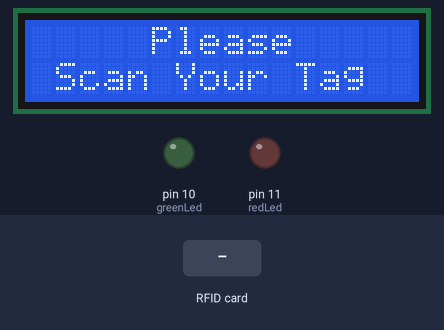
The sketch below on a simulated Arduino Mega 2560, built with avr-gcc and run on an emulated ATmega2560. Shown: 16×2 character LCD, output pins drawn as LEDs (lit = HIGH). The inputs (shaded band) are chosen by the test bench. Pins used as bus, display or sensor lines are not drawn.

Above: at 1.3 s.
1.4 s: RFID card 5E 7A 19 C4 held to the reader
At 2.0 s:
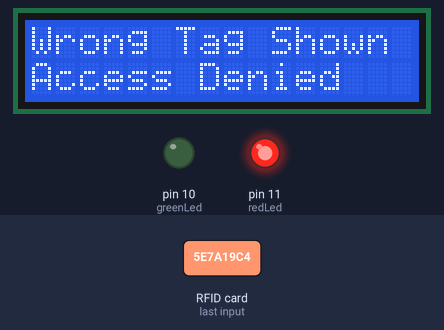
3.9 s: RFID card F3 78 2D 1B held to the reader
At 4.6 s:
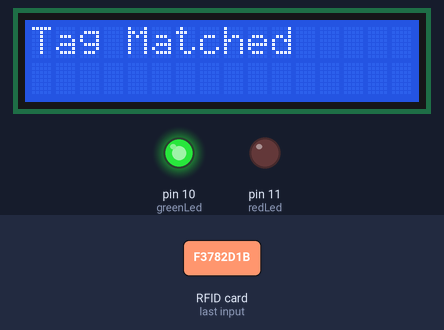
At 6.0 s:
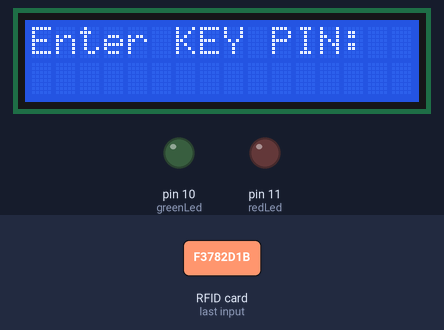
Timing chart, 0 to 7.5 s (numbered marks = the images above; inputs shaded):
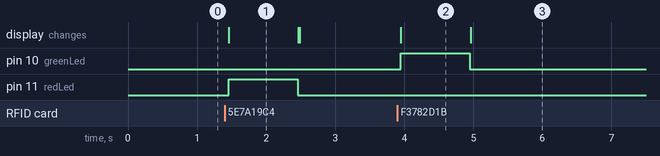

The sketch:

ESP_Data_test.ino
```cpp
// Include required libraries
#include <MFRC522.h>
#include <LiquidCrystal_I2C.h>
#include <Keypad.h>
#include <SPI.h>

// Create instances
LiquidCrystal_I2C lcd(0x3F, 16, 2);
MFRC522 mfrc522(53, 49); // MFRC522 mfrc522(SS_PIN, RST_PIN)
//Servo sg90;

// Initialize Pins for led's, servo and buzzer
// Blue LED is connected to 5V
constexpr uint8_t greenLed = 10;
constexpr uint8_t redLed = 11;
int key1 = 22;
int key2 = 23;
int key3 = 24;
int key4 = 25;
int key5 = 26;
int key6 = 27;

char initial_password1[1] = {'1'};  // Variable to store initial password
char initial_password2[1] = {'2'};
char initial_password3[1] = {'3'};
char initial_password4[1] = {'4'};
char initial_password5[1] = {'5'};
char initial_password6[1] = {'6'};

String tagUID = "F3 78 2D 1B";  // String to store UID of tag. Change it with your tag's UID

char password[1];   // Variable to store users password
boolean RFIDMode = true; // boolean to change modes
char key_pressed = 0; // Variable to store incoming keys
char key_Enter = 0;
//char key_Back = 0;
uint8_t i = 0;  // Variable used for counter
uint8_t j = 0;
// uint8_t k = 0;

// defining how many rows and columns our keypad have
const byte rows = 4;
const byte columns = 4;

// Keypad pin map
char hexaKeys[rows][columns] = {
  {'1', '2', '3', 'R'},
  {'4', '5', '6', 'B'},
  {'7', '8', '9', 'C'},
  {'O', '0', ' ', ' '}
};

// Initializing pins for keypad
byte row_pins[rows] = {9 ,8 ,7 ,6 };
byte column_pins[columns] = {5, 4, 3, 2};

// Create instance for keypad
Keypad keypad_key = Keypad( makeKeymap(hexaKeys), row_pins, column_pins, rows, columns);

void setup() {
  // Arduino Pin configuration
  pinMode(redLed, OUTPUT);
  pinMode(greenLed, OUTPUT);
  pinMode(key1, OUTPUT);
  pinMode(key2, OUTPUT);
  pinMode(key3, OUTPUT);
  pinMode(key4, OUTPUT);
  pinMode(key5, OUTPUT);
  pinMode(key6, OUTPUT);

//  sg90.attach(servoPin);  //Declare pin 8 for servo
//  sg90.write(0); // Set initial position at 90 degrees

  lcd.begin();   // LCD screen
  lcd.backlight();
  SPI.begin();      // Init SPI bus
  mfrc522.PCD_Init();   // Init MFRC522

  lcd.clear(); // Clear LCD screen
}

void loop() {
  // System will first look for mode
  if (RFIDMode == true) {
    lcd.setCursor(0, 0);
    lcd.print("     Please   ");
    lcd.setCursor(0, 1);
    lcd.print(" Scan Your Tag ");

    // Look for new cards
    if ( ! mfrc522.PICC_IsNewCardPresent()) {
      return;
    }

    // Select one of the cards
    if ( ! mfrc522.PICC_ReadCardSerial()) {
      return;
    }

    //Reading from the card
    String tag = "";
    for (byte j = 0; j < mfrc522.uid.size; j++)
    {
      tag.concat(String(mfrc522.uid.uidByte[j] < 0x10 ? " 0" : " "));
      tag.concat(String(mfrc522.uid.uidByte[j], HEX));
    }
    tag.toUpperCase();

    //Checking the card
    if (tag.substring(1) == tagUID)
    {
      // If UID of tag is matched.
      lcd.clear();
      lcd.print("Tag Matched");
      digitalWrite(greenLed, HIGH);
      delay(1000);
      digitalWrite(greenLed, LOW);

      lcd.clear();
      lcd.print("Enter KEY PIN:");
      lcd.setCursor(0, 1);
      RFIDMode = false; // Make RFID mode false
    }

    else
    {
      // If UID of tag is not matched.
      lcd.clear();
      lcd.setCursor(0, 0);
      lcd.print("Wrong Tag Shown");
      lcd.setCursor(0, 1);
      lcd.print("Access Denied");
      digitalWrite(redLed, HIGH);
      delay(1000);
      digitalWrite(redLed, LOW);
      lcd.clear();
    }
  }

  // If RFID mode is false, it will look for keys from keypad
  if (RFIDMode == false) {
    key_pressed = keypad_key.getKey();   // Storing keys
    if (key_pressed)
    {
      password[i++] = key_pressed; // Storing in password variable
      lcd.print(key_pressed);
      if (key_pressed == 'O'){
        RFIDMode = true;
      }
      else if(key_pressed == ' '){  // ' ' = Enter pressed = D button on keypad
        j++;
      }
      else if(key_pressed == 'R'){
        RFIDMode = false;
      }
    }
    if (j == 1) // If 4 keys are completed
    {
      delay(200);
      if (!(strncmp(password, initial_password1, 1))) // If password is matched
      {
        lcd.clear();
        lcd.print("Unlocked");
//        sg90.write(90); // Door Opened
        digitalWrite(key1, HIGH);
        delay(3000);
        digitalWrite(key1, LOW);
//        sg90.write(0); // Door Closed
        lcd.clear();
        i = 0;
        j = 0;
        RFIDMode = true; // Make RFID mode true
      }
      else{
        lcd.clear();
        lcd.print("  INVALID PIN  ");
        delay(3000);
        lcd.clear();
        i = 0;
        j = 0;
        RFIDMode = true; // Make RFID mode true
      }
    }
  }
}
```

Measured:
- after the input at 1.4 s, pin 11 (redLed): LOW → HIGH after 0.06 s, → LOW 1.0 s later; the display: changes after 0.06 s (image 1)
- after the input at 3.9 s, pin 10 (greenLed): LOW → HIGH after 0.05 s, → LOW 1.0 s later; the display: changes after 0.05 s (image 2)
- what the display in image 1 shows lasts 1.0 s, from 1.5 s to 2.5 s
